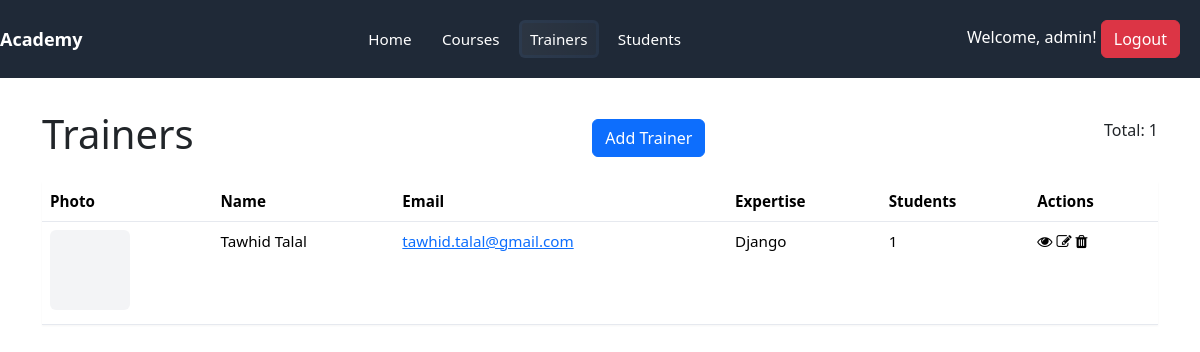
The app's page /academy/trainers/ (signed in), older data.
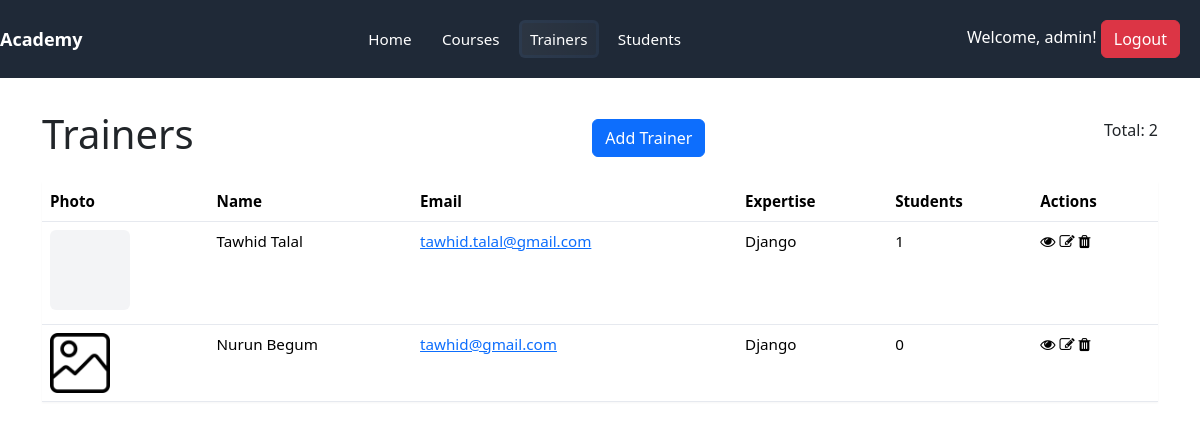
The same page, newer data.
### academy/models.py (models this page shows, shortened)
class Trainer(models.Model):
    first_name = models.CharField(max_length=100)
    last_name = models.CharField(max_length=100)
    email = models.EmailField(unique=True)
    expertise = models.CharField(max_length=200)
    trainer_photo = models.ImageField(upload_to='trainer_photos/', default='default.png')
    def full_name(self):
        return f"{self.first_name} {self.last_name}"

### academy/views.py (the view)
# urls.py: path('trainers/', views.trainers, name='trainers'),
@login_required
def trainers(request):
    trainers= Trainer.objects.all()
    context = {
        'trainers': trainers
    }
    return render(request, 'academy/trainers.html', context)

### templates/academy/trainers.html (shortened to what this page needs)
{% load static %}
<!DOCTYPE html>
<html lang="en">
<head>
  <link rel="stylesheet" href="{% static 'css/style.css' %}">
  <link
    href="https://cdn.jsdelivr.net/npm/bootstrap@5.3.8/dist/css/bootstrap.min.css"
    rel="stylesheet"
/>
  <link rel="stylesheet" href="https://cdnjs.cloudflare.com/ajax/libs/font-awesome/4.7.0/css/font-awesome.min.css">
</head>
<body>
    {% include 'navbar.html' %}
  <div class="container">
    <div class="heading" style="display:flex;justify-content:space-between;align-items:center;margin-bottom:1rem;">
      <h1>Trainers</h1>
      {% if perms.academy.add_trainer %}
      <a href="{% url 'academy:trainer_add' %}" class="btn btn-primary">Add Trainer</a>
      {% endif %}
      <p>Total: {{ trainers.count }}</p>
    </div>
    <table class="table" aria-label="Trainers table">
      <thead>
        <tr>
          <th>Photo</th>
          <th>Name</th>
          <th>Email</th>
          <th>Expertise</th>
          <th>Students</th>
          <th>Actions</th>
        </tr>
      </thead>
      <tbody>
        {% for trainer in trainers %}
          <tr>
            <td>
              {% if trainer.trainer_photo %}
                <img src="{{ trainer.trainer_photo.url }}" alt="{{ trainer.full_name }}" class="thumb">
              {% else %}
                <div style="width:80px;height:80px;background:#f3f4f6;border-radius:6px;display:inline-block"></div>
              {% endif %}
            </td>
            <td>{{ trainer.first_name }} {{ trainer.last_name }}</td>
            <td><a href="mailto:{{ trainer.email }}">{{ trainer.email }}</a></td>
            <td>{{ trainer.expertise }}</td>
            <td>{{ trainer.students.count }}</td>
            <td>
              <a href="{% url 'academy:trainer_detail' trainer.id %}" style="color: black;"><i class="fa fa-eye"></i></a>
              {% if perms.academy.change_trainer %}
              <a href="{% url 'academy:trainer_edit' trainer.id %}" style="color: black;"><i class="fa fa-edit"></i></a>
              {% endif %}
              {% if perms.academy.delete_trainer %}
              <a href="{% url 'academy:trainer_delete' trainer.id %}" style="color: black;"><i class="fa fa-trash"></i></a>
              {% endif %}
            </td>
          </tr>
        {% empty %}
          <tr>
            <td colspan="6">No trainers found.</td>
          </tr>
        {% endfor %}
      </tbody>
    </table>
  </div>
</body>
</html>

### templates/navbar.html
{% load static %}
<nav class="nav" role="navigation" aria-label="Main navigation">
  <div class="brand">Academy</div>
  <div class="nav-links">
    <a href="{% url 'home' %}" title="Home"
       {% if request.resolver_match and request.resolver_match.url_name == 'home' %}class="active"{% endif %}>
      Home
    </a>
    <a href="{% url 'academy:courses' %}" title="Courses"
       {% if request.resolver_match and request.resolver_match.namespace == 'academy' and request.resolver_match.url_name == 'courses' %}class="active"{% endif %}>
      Courses
    </a>
    <a href="{% url 'academy:trainers' %}" title="Trainers"
       {% if request.resolver_match and request.resolver_match.namespace == 'academy' and request.resolver_match.url_name == 'trainers' %}class="active"{% endif %}>
      Trainers
    </a>
    <a href="{% url 'academy:students' %}" title="Students"
       {% if request.resolver_match and request.resolver_match.namespace == 'academy' and request.resolver_match.url_name == 'students' %}class="active"{% endif %}>
      Students
    </a>
  </div>
  <div>
    {% if request.user.is_authenticated %}
      <span>Welcome, {{ request.user.username }}!</span>
      <a href="{% url 'logout' %}" class="btn btn-danger">Logout</a>
    {% else %}
      <a href="{% url 'login' %}" class="btn btn-primary">Login</a> |
      <a href="{% url 'register' %}" class="btn btn-secondary">Register</a>
    {% endif %}
  </div>
</nav>

### training_portal/static/css/style.css (style rules this page uses)
:root { --nav-bg: #1f2937; --nav-text: #ffffff; --nav-accent: #3b82f6; --nav-hover: rgba(255,255,255,0.08); --container-padding: 1.25rem; }
* { box-sizing: border-box; }
body { margin: 0; font-family: -apple-system, BlinkMacSystemFont, "Segoe UI", Roboto, "Helvetica Neue", Arial; color: #111827; background: #f8fafc; }
.nav { display: flex; align-items: center; justify-content: space-between; padding: var(--container-padding); background: var(--nav-bg); color: var(--nav-text); gap: 1rem; }
.nav .brand { font-weight: 700; font-size: 1.125rem; color: var(--nav-text); text-decoration: none; }
.nav .nav-links { display: flex; gap: 0.5rem; align-items: center; }
.nav .nav-links a { color: var(--nav-text); text-decoration: none; padding: 0.45rem 0.7rem; border-radius: 6px; transition: background 150ms ease, color 150ms ease, transform 120ms ease; font-weight: 500; font-size: 0.95rem; }
.nav .nav-links a.active { background: linear-gradient(90deg, rgba(255,255,255,0.06), rgba(255,255,255,0.03)); box-shadow: 0 0 0 3px rgba(59,130,246,0.06) inset; color: var(--nav-text); }
.container { max-width: 1100px; margin: 2rem auto; padding: 0 1rem; }
.table { width: 100%; border-collapse: collapse; background: #fff; box-shadow: 0 1px 2px rgba(0,0,0,0.04); }
.table th, .table td { padding: 0.6rem 0.75rem; border-bottom: 1px solid #e6e9ef; text-align: left; font-size: 0.95rem; }
.table th { background: #f3f4f6; font-weight: 700; }
.thumb { max-width: 100px; max-height: 60px; object-fit: cover; border-radius: 4px; }
.heading { display:flex; align-items:center; justify-content:space-between; gap:1rem; margin-bottom:1rem; }

Row changes from the older to the newer data that the page shows:
added Trainer: trainer_photo (placeholder picture), first_name "Nurun", last_name "Begum", email "tawhid@gmail.com", expertise "Django", students.count "0"
Text that changed along with them:
{{ trainers.count }}: "1" → "2"
